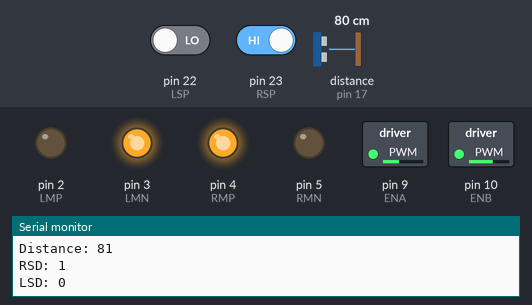
Bench run of a sketch on a simulated Arduino Mega 2560, built with avr-gcc and run on an emulated ATmega2560. On the bench: switched loads named in the sketch (green lamp = pin HIGH), output pins drawn as LEDs (lit = HIGH), the last lines printed to the serial monitor. Wiring (inferred from the names in the program): ultrasonic range finder: trigger pin 16; echo pin 17. The inputs (shaded band) are chosen by the test bench; at power-on: distance to the obstacle (sensor on pin 17) 80 cm, pin 22 (LSP) LOW, pin 23 (RSP) HIGH. The echo pulse lasts 58.3 µs per cm; pins used as bus, display or sensor lines are not drawn.

Above: at 1.3 s.
1.4 s: distance to the obstacle (sensor on pin 17) set to 12 cm
3.2 s: distance to the obstacle (sensor on pin 17) set to 9 cm
At 4.9 s:
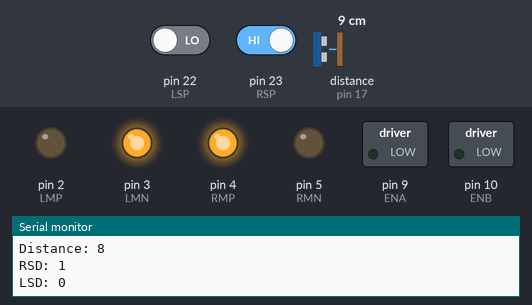
5.5 s: distance to the obstacle (sensor on pin 17) set to 18 cm
At 6.7 s:
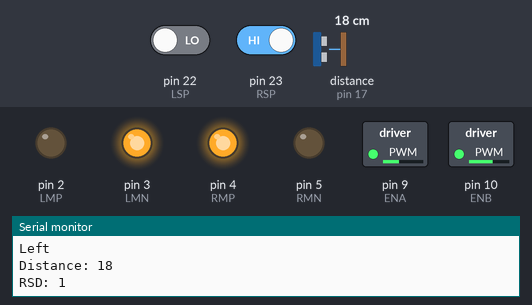
7.5 s: pin 22 (LSP) driven HIGH
At 8.6 s:
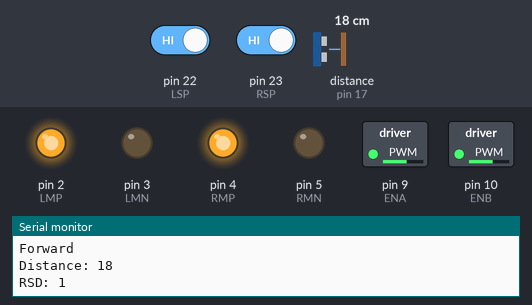
9.5 s: pin 23 (RSP) driven LOW
At 10.4 s:
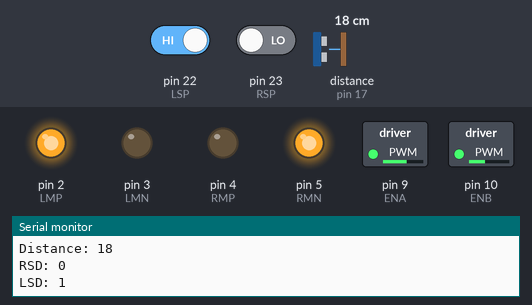
11.5 s: distance to the obstacle (sensor on pin 17) set to 2 cm
At 13.4 s:
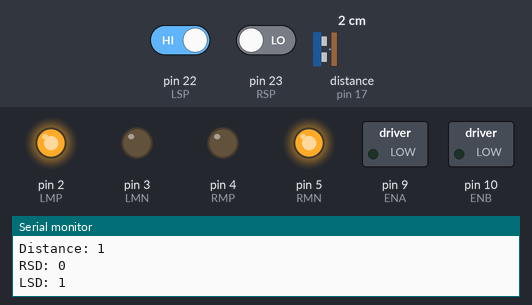
Timing chart, 0 to 14.5 s (numbered marks = the images above; inputs shaded):
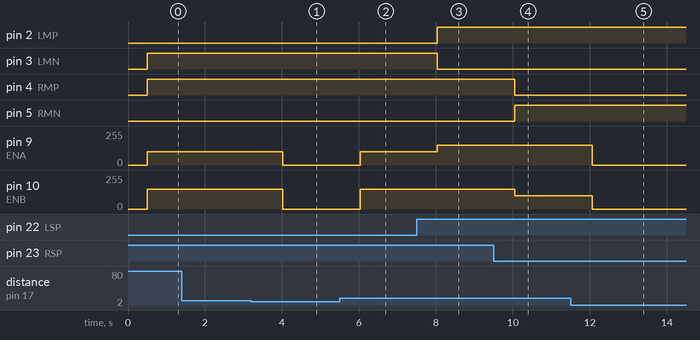

Measured:
- the behaviour switches between 11 and 10 cm on distance to the obstacle (sensor on pin 17) (found by bisection; images 0 and 1)
- after the input at 3.2 s, pin 9 (ENA): 100/255 → 0/255 after 0.83 s; pin 10 (ENB): 150/255 → 0/255 after 0.83 s
- after the input at 5.5 s, pin 9 (ENA): 0/255 → 100/255 after 0.53 s; pin 10 (ENB): 0/255 → 150/255 after 0.53 s
- after the input at 7.5 s, pin 2 (LMP): LOW → HIGH after 0.54 s; pin 3 (LMN): HIGH → LOW after 0.54 s; pin 9 (ENA): 100/255 → 150/255 after 0.54 s
- after the input at 9.5 s, pin 4 (RMP): HIGH → LOW after 0.55 s; pin 5 (RMN): LOW → HIGH after 0.55 s; pin 10 (ENB): 150/255 → 100/255 after 0.55 s
- after the input at 11.5 s, pin 9 (ENA): 150/255 → 0/255 after 0.56 s; pin 10 (ENB): 100/255 → 0/255 after 0.56 s

The sketch:

Exp13.ino
```cpp
// Define ultrasonic sensor pins
const int trigPin = 16;  // Trig pin of ultrasonic sensor connected to Arduino (D16)
const int echoPin = 17;  // Echo pin of ultrasonic sensor connected to Arduino (D17)

#define MIN_DISTANCE 10
#define MAX_DISTANCE 30

// Motor control pins
int LMP = 2;   // Left Motor Positive
int LMN = 3;   // Left Motor Negative
int RMP = 4;   // Right Motor Positive
int RMN = 5;   // Right Motor Negative

// PWM control pins for motors
int ENA = 9;   // PWM pin for Left Motor
int ENB = 10;  // PWM pin for Right Motor

// IR sensor pins
int LSP = 22;  // Left IR Sensor (digital input)
int RSP = 23;  // Right IR Sensor (digital input)

// Declaring the variable duration & distance
long duration;
int distance;  // Variable to store ultrasonic distance

void setup() {
  // Motor pins are OUTPUT
  pinMode(LMP, OUTPUT); // Left Motor Positive
  pinMode(LMN, OUTPUT); // Left Motor Negative
  pinMode(RMP, OUTPUT); // Right Motor Positive
  pinMode(RMN, OUTPUT); // Right Motor Negative

  // PWM pins are OUTPUT
  pinMode(ENA, OUTPUT); // Left Motor PWM
  pinMode(ENB, OUTPUT); // Right Motor PWM

  // IR Sensor pins are INPUT
  pinMode(LSP, INPUT);  // Left IR Sensor
  pinMode(RSP, INPUT);  // Right IR Sensor

  // Ultrasonic Sensor pins
  pinMode(trigPin, OUTPUT);
  pinMode(echoPin, INPUT);

  Serial.begin(9600);
}

void loop() {
  // Clears the trigPin
  digitalWrite(trigPin, LOW);
  delayMicroseconds(2);
  // Sets the trigPin on HIGH state for 10 microseconds
  digitalWrite(trigPin, HIGH);
  delayMicroseconds(10);
  digitalWrite(trigPin, LOW);
  // Reads the echoPin, returns the sound wave travel time in microseconds
  duration = pulseIn(echoPin, HIGH);
  // Calculating the distance
  distance = (duration / 2) / 28.5;
  // Prints the distance on the Serial Monitor
  Serial.print("Distance: ");
  Serial.println(distance);

  int RSD = digitalRead(RSP);
  Serial.print("RSD: ");
  Serial.println(RSD);
  delay(250);
  int LSD = digitalRead(LSP);
  Serial.print("LSD: ");
  Serial.println(LSD);
  delay(250);

  if (distance < 10) { // If the distance of object is less than 10 cm, stop the robot
    // Stops moving the robot
    analogWrite(ENA, 0);
    analogWrite(ENB, 0);
    Serial.print("Stop");
    Serial.println();
  }
  // If IR sensor detects an obstacle, its value will be LOW; otherwise, it will be HIGH
  else if (RSD == 0 && LSD == 1) { // If right sensor detects object, turn right
    // Turn Right
    analogWrite(ENA, 150);  // Adjust speed with PWM
    analogWrite(ENB, 100);  // Adjust speed with PWM
    digitalWrite(LMP, HIGH);
    digitalWrite(LMN, LOW);
    digitalWrite(RMP, LOW);
    digitalWrite(RMN, HIGH);
    Serial.print("Right");
    Serial.println();
  }
  else if (RSD == 1 && LSD == 0) { // If left sensor detects object, turn left
    // Turn Left
    analogWrite(ENA, 100);  // Adjust speed with PWM
    analogWrite(ENB, 150);  // Adjust speed with PWM
    digitalWrite(LMP, LOW);
    digitalWrite(LMN, HIGH);
    digitalWrite(RMP, HIGH);
    digitalWrite(RMN, LOW);
    Serial.print("Left");
    Serial.println();
  }
  else if (RSD == 0 && LSD == 0) { // If both sensors detect an object, move forward
    // Move Forward
    analogWrite(ENA, 150);  // Adjust speed with PWM
    analogWrite(ENB, 150);  // Adjust speed with PWM
    digitalWrite(LMP, HIGH);
    digitalWrite(LMN, LOW);
    digitalWrite(RMP, HIGH);
    digitalWrite(RMN, LOW);
    Serial.print("Forward");
    Serial.println();
  }
  else if (distance >= MIN_DISTANCE && distance <= MAX_DISTANCE) { // If distance is between min and max, move forward
    // Move Forward
    analogWrite(ENA, 150);  // Adjust speed with PWM
    analogWrite(ENB, 150);  // Adjust speed with PWM
    digitalWrite(LMP, HIGH);
    digitalWrite(LMN, LOW);
    digitalWrite(RMP, HIGH);
    digitalWrite(RMN, LOW);
    Serial.print("Forward");
    Serial.println();
  }
  else { // Stop the motors
    // Stops moving the robot
    analogWrite(ENA, 0);
    analogWrite(ENB, 0);
    Serial.print("Stop");
    Serial.println();
  }
}
```
